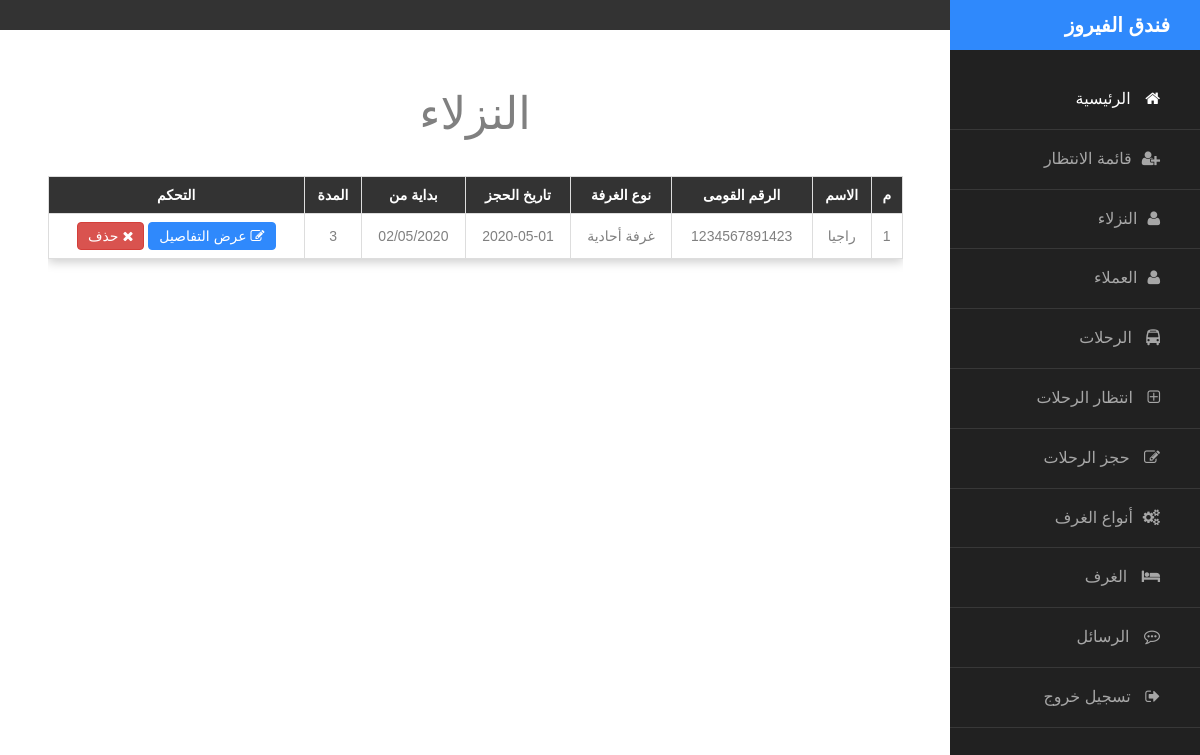
Screenshot of /admin/guests.php (signed in) with the database file from the repository.
### tables this page shows
CREATE TABLE `room_reservation` (
  `reserve_id` int(11) NOT NULL,
  `customer_id` bigint(20) NOT NULL,
  `room_cat` int(11) NOT NULL,
  `room_id` int(11) NOT NULL DEFAULT '0',
  `reservation_date` date NOT NULL,
  `check_in_date` varchar(20) NOT NULL,
  `duration` tinyint(1) NOT NULL
);

CREATE TABLE `customers` (
  `national_number` bigint(20) NOT NULL,
  `name` varchar(100) NOT NULL,
  `email` varchar(100) NOT NULL,
  `phone` varchar(11) NOT NULL,
  `marital_statues` varchar(7) NOT NULL,
  `gender` varchar(5) NOT NULL
);

CREATE TABLE `room_categories` (
  `cat_id` int(11) NOT NULL,
  `cat_name` varchar(50) NOT NULL,
  `image` varchar(255) NOT NULL,
  `description` text NOT NULL
);

### admin/guests.php (the view, shortened to what this page needs)
<?php
	include 'init.php';
	$sql="SELECT * FROM `room_reservation` INNER JOIN customers ON room_reservation.customer_id=customers.national_number WHERE room_id!=0";
	$result=mysqli_query($connect,$sql);
	$data= array();
	while ($row=mysqli_fetch_assoc($result)) {
		$data[]=$row;
	}
?>
<?php include 'includes/templates/sidebar.php'; ?>
<h1 class="text-center" style="margin-top:50px;color:gray;margin-bottom:28px;">النزلاء</h1>
			<div class="table-responsive" style="width: 90%;margin: auto;">
				<table class="main-table text-center table table-bordered">
					<tr>
						<th>م</th>
						<th>الاسم</th>
						<th>الرقم القومى</th>
						<th>نوع الغرفة</th>
						<th>تاريخ الحجز</th>
						<th>بداية من </th>
						<th>المدة </th>
						<th>التحكم</th>
					</tr>
<?php $count=1; foreach ($data as $value) {
$cat_id=$value['room_cat'];
$sql1="SELECT * FROM `room_categories` WHERE cat_id=$cat_id";
$result1=mysqli_query($connect,$sql1);
$row1=mysqli_fetch_assoc($result1);
?>
					<tr>
						<td><?php echo $count; ?></td>
						<td><?php echo $value['name']; ?></td>
						<td><?php echo $value['customer_id']; ?></td>
						<td><?php echo $row1['cat_name']; ?></td>
						<td><?php echo $value['reservation_date']; ?></td>
						<td><?php echo $value['check_in_date']; ?></td>
						<td><?php echo $value['duration']; ?></td>
 						<td>
 							<a href="details.php?id=<?php echo $value['customer_id']; ?>" class="btn btn-primary"><i class="fa fa-edit"></i>
								عرض التفاصيل
							</a>
							<a href="delete_guests.php?id=<?php echo $value['reserve_id']; ?>" class="btn btn-danger confirm"><i class="fa fa-close"></i>
								حذف</a>
						</td>
					</tr>
<?php $count++ ; } ?>
				</table>
			</div>
</div>

### admin/guests.php (style rules this page uses)
body { direction: rtl; }

### rows the page displays
room_reservation: customer.name "راجيا", customer "1234567891423", room_cat.cat_name "غرفة أحادية", reservation_date "2020-05-01", check_in_date "02/05/2020", duration "3"
